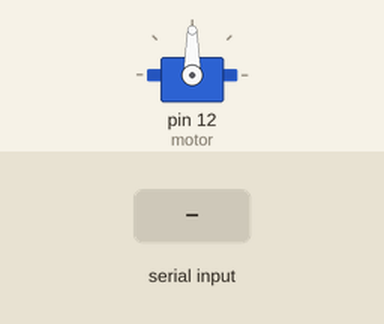
Bench run of a sketch on a simulated Arduino Uno, built with avr-gcc and run on an emulated ATmega328P. Shown: servo. The test bench sets the inputs (shaded band).

Above: at 1.2 s.
1.3 s: "30,150\n" received over Serial
At 1.8 s:
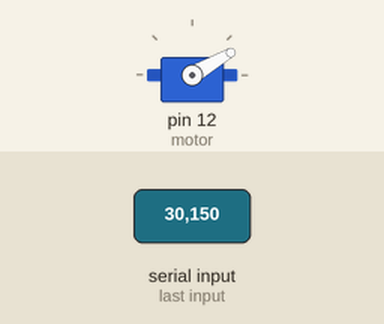
2.8 s: "5\n" received over Serial
At 4.0 s:
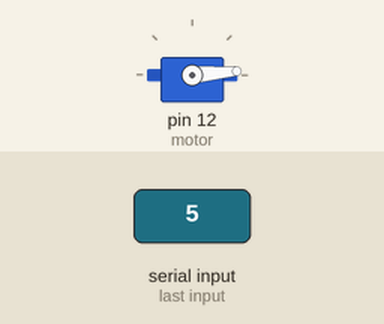
4.3 s: "200\n" received over Serial
At 5.3 s:
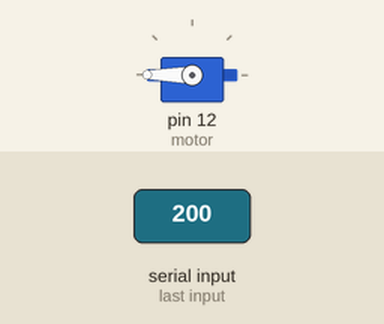
5.8 s: "90,45\n" received over Serial
At 6.4 s:
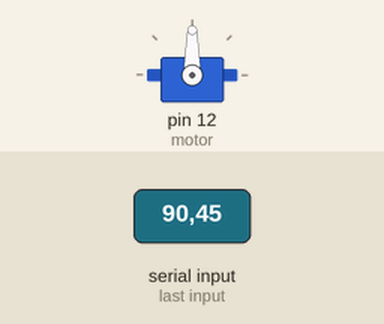
Timing chart, 0 to 8.3 s (numbered marks = the images above; inputs shaded):
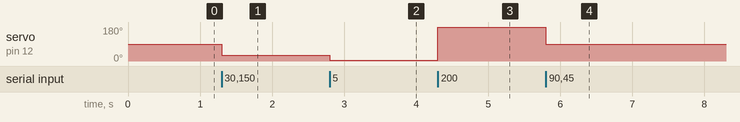

The sketch:

serial_servo.ino
```cpp
#include <Servo.h>

Servo motor;

void setup() {
  motor.attach(12);
  motor.write(90);

  Serial.begin(115200);
  Serial.setTimeout(1);
}

void loop() {
  if (Serial.available())
  {
    int angle = Serial.readString().toInt();
    motor.write(angle);
  }
  delay(0.1);
}
```

Measured:
- after the input at 1.3 s, servo on pin 12 (motor): 90° → 30° at once
- after the input at 2.8 s, servo on pin 12 (motor): 30° → 5° at once
- after the input at 4.3 s, servo on pin 12 (motor): 5° → 180° at once
- after the input at 5.8 s, servo on pin 12 (motor): 180° → 90° at once
